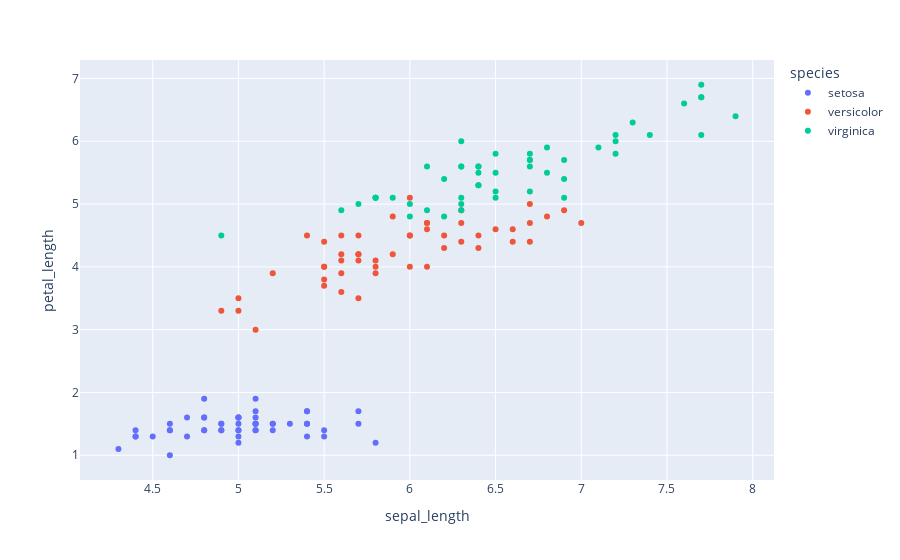

Notebook code cell kept with this figure:
### Code cell
fig = px.scatter(df, x="sepal_length", y="petal_length", color="species")
fig.show()

### Figure 1 — Plotly figure (JSON) as saved in the notebook; plotly's stock layout.template omitted (floating-point values rounded to 4 significant figures)
{"data": [{"hovertemplate": "species=setosa<br>sepal_length=%{x}<br>petal_length=%{y}<extra></extra>", "legendgroup": "setosa", "marker": {"color": "#636efa", "symbol": "circle"}, "mode": "markers", "name": "setosa", "orientation": "v", "showlegend": true, "type": "scatter", "x": [5.1, 4.9, 4.7, 4.6, 5, 5.4, 4.6, 5, 4.4, 4.9, 5.4, 4.8, 4.8, 4.3, 5.8, 5.7, 5.4, 5.1, 5.7, 5.1, 5.4, 5.1, 4.6, 5.1, 4.8, 5, 5, 5.2, 5.2, 4.7, 4.8, 5.4, 5.2, 5.5, 4.9, 5, 5.5, 4.9, 4.4, 5.1, 5, 4.5, 4.4, 5, 5.1, 4.8, 5.1, 4.6, 5.3, 5], "xaxis": "x", "y": [1.4, 1.4, 1.3, 1.5, 1.4, 1.7, 1.4, 1.5, 1.4, 1.5, 1.5, 1.6, 1.4, 1.1, 1.2, 1.5, 1.3, 1.4, 1.7, 1.5, 1.7, 1.5, 1, 1.7, 1.9, 1.6, 1.6, 1.5, 1.4, 1.6, 1.6, 1.5, 1.5, 1.4, 1.5, 1.2, 1.3, 1.4, 1.3, 1.5, 1.3, 1.3, 1.3, 1.6, 1.9, 1.4, 1.6, 1.4, 1.5, 1.4], "yaxis": "y"}, {"hovertemplate": "species=versicolor<br>sepal_length=%{x}<br>petal_length=%{y}<extra></extra>", "legendgroup": "versicolor", "marker": {"color": "#EF553B", "symbol": "circle"}, "mode": "markers", "name": "versicolor", "orientation": "v", "showlegend": true, "type": "scatter", "x": [7, 6.4, 6.9, 5.5, 6.5, 5.7, 6.3, 4.9, 6.6, 5.2, 5, 5.9, 6, 6.1, 5.6, 6.7, 5.6, 5.8, 6.2, 5.6, 5.9, 6.1, 6.3, 6.1, 6.4, 6.6, 6.8, 6.7, 6, 5.7, 5.5, 5.5, 5.8, 6, 5.4, 6, 6.7, 6.3, 5.6, 5.5, 5.5, 6.1, 5.8, 5, 5.6, 5.7, 5.7, 6.2, 5.1, 5.7], "xaxis": "x", "y": [4.7, 4.5, 4.9, 4, 4.6, 4.5, 4.7, 3.3, 4.6, 3.9, 3.5, 4.2, 4, 4.7, 3.6, 4.4, 4.5, 4.1, 4.5, 3.9, 4.8, 4, 4.9, 4.7, 4.3, 4.4, 4.8, 5, 4.5, 3.5, 3.8, 3.7, 3.9, 5.1, 4.5, 4.5, 4.7, 4.4, 4.1, 4, 4.4, 4.6, 4, 3.3, 4.2, 4.2, 4.2, 4.3, 3, 4.1], "yaxis": "y"}, {"hovertemplate": "species=virginica<br>sepal_length=%{x}<br>petal_length=%{y}<extra></extra>", "legendgroup": "virginica", "marker": {"color": "#00cc96", "symbol": "circle"}, "mode": "markers", "name": "virginica", "orientation": "v", "showlegend": true, "type": "scatter", "x": [6.3, 5.8, 7.1, 6.3, 6.5, 7.6, 4.9, 7.3, 6.7, 7.2, 6.5, 6.4, 6.8, 5.7, 5.8, 6.4, 6.5, 7.7, 7.7, 6, 6.9, 5.6, 7.7, 6.3, 6.7, 7.2, 6.2, 6.1, 6.4, 7.2, 7.4, 7.9, 6.4, 6.3, 6.1, 7.7, 6.3, 6.4, 6, 6.9, 6.7, 6.9, 5.8, 6.8, 6.7, 6.7, 6.3, 6.5, 6.2, 5.9], "xaxis": "x", "y": [6, 5.1, 5.9, 5.6, 5.8, 6.6, 4.5, 6.3, 5.8, 6.1, 5.1, 5.3, 5.5, 5, 5.1, 5.3, 5.5, 6.7, 6.9, 5, 5.7, 4.9, 6.7, 4.9, 5.7, 6, 4.8, 4.9, 5.6, 5.8, 6.1, 6.4, 5.6, 5.1, 5.6, 6.1, 5.6, 5.5, 4.8, 5.4, 5.6, 5.1, 5.1, 5.9, 5.7, 5.2, 5, 5.2, 5.4, 5.1], "yaxis": "y"}], "layout": {"legend": {"title": {"text": "species"}, "tracegroupgap": 0}, "margin": {"t": 60}, "xaxis": {"anchor": "y", "domain": [0, 1], "title": {"text": "sepal_length"}}, "yaxis": {"anchor": "x", "domain": [0, 1], "title": {"text": "petal_length"}}}}
